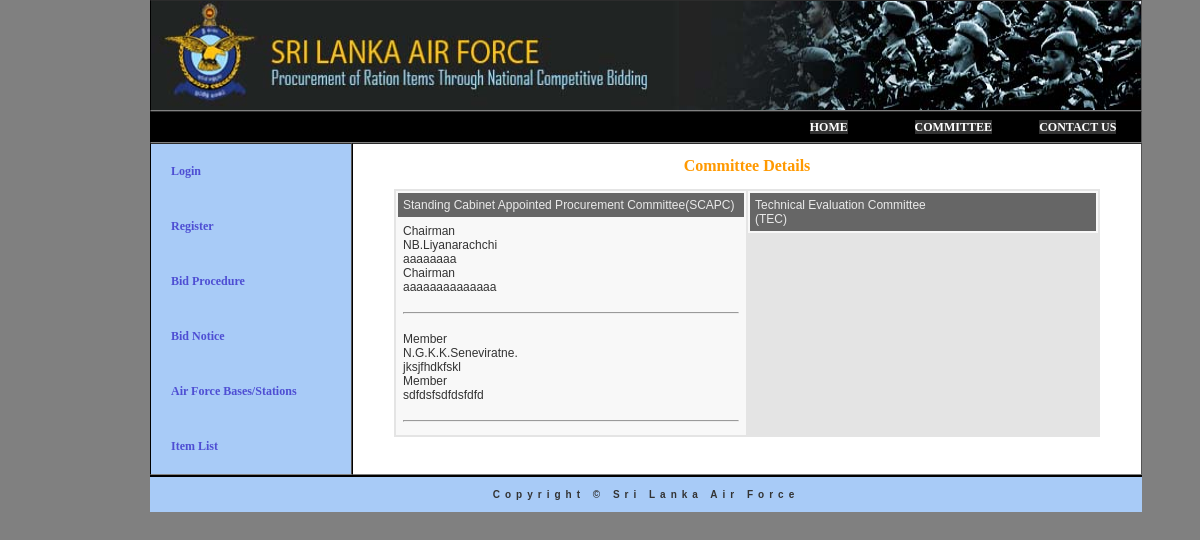
The app's page /committee.php, older data.
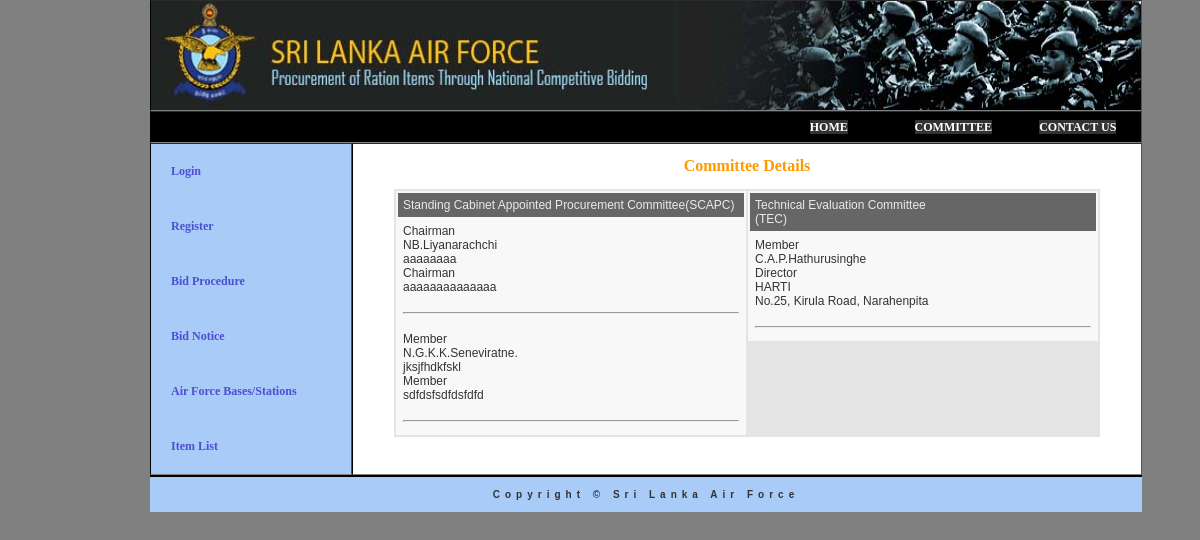
The same page, newer data.
### tables this page shows
CREATE TABLE IF NOT EXISTS `committemember` (
  `comMemId` int(2) NOT NULL AUTO_INCREMENT,
  `memName` varchar(50) NOT NULL,
  `memPosition` varchar(15) NOT NULL,
  `memWorkPlace` varchar(75) NOT NULL,
  `workPlaceAddress` varchar(200) NOT NULL,
  `occupation` varchar(50) NOT NULL,
  `phoneNo1` int(10) NOT NULL,
  `phoneNo2` int(10) NOT NULL,
  `email` varchar(30) NOT NULL,
  `faxNo` int(10) NOT NULL,
  `appoinmentDate` varchar(15) NOT NULL,
  `endDate` varchar(15) NOT NULL,
  `ComitteeID` int(11) NOT NULL,
  PRIMARY KEY (`comMemId`)
);

### committee.php (the view, shortened to what this page needs)
<!DOCTYPE html PUBLIC "-//W3C//DTD XHTML 1.0 Transitional//EN" "http://www.w3.org/TR/xhtml1/DTD/xhtml1-transitional.dtd">
<html xmlns="http://www.w3.org/1999/xhtml">
<head>
<link href="include/MyStyle.css" rel="stylesheet" type="text/css" media="all" />
<link href="SpryAssets/SpryMenuBarHorizontal.css" rel="stylesheet" type="text/css" />
</head>
<body>
<table width="990" border="1" cellspacing="0" cellpadding="0" class="maintable" bgcolor="#A8CBF7">
  <tr >
      <td  colspan="3"  height="109" bgcolor="#000000"><img src="images/new.jpg" width="990" height="109"></td>
  </tr>
  <tr>
    	<td  colspan="3" height="30" align="center"  bgcolor="#000000">
			<?php
			include("include_Mainmenu.php");
			?>
		</td>
  </tr>
  <tr>
    	<td width="200" valign="top">
			<?php
			include("include_SubMenu.php");
			?>
		</td>
    	<td width="790" valign="top" align="center" bgcolor="#FFFFFF">
<h2 class="pageHeading">Committee Details</h2>
<table width="700" boSrder="1" cellpadding="0" class="contactTable" >
  <tr>
    	<td valign="top">
   			 <?php
			include("Include_Connection.php");
			 $sql = "SELECT * FROM committemember WHERE ComitteeID=1";
			 $result = mysql_query($sql, $conn) or die(mysql_error());
  				?>
 <table width="350" border="0" cellpadding="5" class="subtable">
  <tr>
    	<td class="subtableheading" valign="top" height="50">Standing Cabinet Appointed Procurement Committee(SCAPC)</td>
  </tr>
   			<?php
  			 while ($newArray = mysql_fetch_array($result))
			 {
	 		?>
  <tr>
   	 <td>
		<?php echo $newArray['memPosition'];?><br/>
   		 <?php echo $newArray['memName'];?><br/>
    	<?php echo $newArray['occupation'];?><br/>
    	<?php echo $newArray['memWorkPlace'];?><br/>
    	<?php echo $newArray['workPlaceAddress'];?>
      </td>
  </tr>
  <tr>
  	<td><hr/></td>
  </tr>
  	 <?php }?>
</table>
</td>
    <td valign="top">
    	<?php
		include("Include_Connection.php");
 		$sql = "SELECT * FROM committemember WHERE ComitteeID=2";
 		$result = mysql_query($sql, $conn) or die(mysql_error());
 		?>
 <table width="350" border="0" cellpadding="5" class="subtable">
  <tr>
   	 <td class="subtableheading" height="50">Technical Evaluation Committee<br/>(TEC)</td>
  </tr>
   		<?php
  	 	while ($newArray = mysql_fetch_array($result))
		 {
	 	?>
  <tr>
    	<td>
    	<?php echo $newArray['memPosition'];?><br/>
    	<?php echo $newArray['memName'];?><br/>
   	 	<?php echo $newArray['occupation'];?><br/>
    	<?php echo $newArray['memWorkPlace'];?><br/>
    	<?php echo $newArray['workPlaceAddress'];?>
    	</td>
  </tr>
  <tr>
  		<td><hr/></td></tr>
   		<?php }?>
</table>
		</td>
 </tr>
</table>
	  </td>
  </tr>
  <tr>
    	<td colspan="3" align="center" class="copyr" height="35"> Copyright &copy; Sri Lanka Air Force</td>
  </tr>
</table>
</body>
</html>

### include_Mainmenu.php
<table width="990" border="0" cellpadding="0" align="center" height="30" >
  <tr align="center" class="text-style1">
    <td width="500" >&nbsp;</td>
    <td width="100" ><a href="index.php">HOME</a></td>
     <td width="100"><a href="committee.php">COMMITTEE</a></td>
    <td width="100"><a href="contactUs.php">CONTACT US</a></td>
  </tr>
</table>

### include_SubMenu.php
 <table width="200" border="0" cellspacing="0" class="mainmenu" cellpadding="20px">
  <tr>
    <td ><a href="login.php">Login</a></td>
  </tr>
  <tr>
    <td><a href="register.php">Register</a></td>
  </tr>
  <tr>
    <td><a href="related documents/tenderProcedure.pdf" target="_new">Bid Procedure</a></td>
  </tr>
  <tr>
    <td><a href="Tender Notice - Sri Lanka Air Force.pdf" target="_new">Bid Notice</a></td>
  </tr>
    <tr>
    <td><a href="stationList.php">Air Force Bases/Stations</a></td>
  </tr>
  <tr>
    <td><a href="item_list.php">Item List</a></td>
  </tr>
</table>

### include/MyStyle.css (style rules this page uses)
body { font-family: Georgia, "Times New Roman", Times, serif; font-size: 12px; background-color:#808080 ; margin-top: 0px; margin-right: 0px; margin-bottom: 0px; margin-left: 150px; }
img { background-color: #E5E5E5; border:; }
.mainmenu { font-family: Georgia, "Times New Roman", Times, serif; font-size: 13px; font-weight: bold; color: #333; text-decoration: none; background-color: #A8CBF7; }
.copyr { font-family: Verdana, Geneva, sans-serif; font-size: 10px; font-style: normal; font-weight: bold; font-variant: normal; color: #333; text-decoration: none; letter-spacing: 5px; border-top-width: 2px; border-right-width: 0px; border-bottom-width: 0px; border-left-width: 0px; border-top-color: #000; border-right-color: #000; border-bottom-color: #000; border-left-color: #000; }
.maintable { font-family: Verdana, Geneva, sans-serif; font-size: 12px; color: #000; margin: 0px; border-top-width: 0px; border-right-width: 0px; border-bottom-width: 0px; border-left-width: 0px; border-top-style: none; border-right-style: solid; border-bottom-style: none; border-left-style: solid; border-right-color: #000; border-left-color: #000; background-color: #A8CBF7; }
.subtable { font-family: Verdana, Geneva, sans-serif; font-size: 12px; background-color: #F8F8F8; border-top-color: #000; border-right-color: #000; border-bottom-color: #000; border-left-color: #000; border-top-width: 0px; border-right-width: 0px; border-bottom-width: 0px; border-left-width: 0px; }
.subtableheading { font-family: Verdana, Geneva, sans-serif; font-size: 12px; color: #EAEAEA; text-decoration: none; background-color: #666; text-align: left; height: auto; }
.contactTable { font-family: Georgia, "Times New Roman", Times, serif; font-size: 12px; color: #333; text-decoration: none; margin: 0px; border: 0px solid #333; background-color: #E4E4E4; }
a { font-family: Georgia, "Times New Roman", Times, serif; font-size: 12px; font-weight: bold; color: #4E4ED3; text-decoration: none; }
.text-style1 { font-family: Tahoma; font-size: 12px; text-decoration: none; }
.text-style1 a { text-decoration: none; color: #FFF; background-color: #333; }
.pageHeading { font-family: Georgia, "Times New Roman", Times, serif; font-size: 16px; color: #F90; font-weight: bold; }

Row changes from the older to the newer data that the page shows:
added committemember: memPosition "Member", memName "C.A.P.Hathurusinghe", occupation "Director", memWorkPlace "HARTI", workPlaceAddress "No.25, Kirula Road, Narahenpita"
